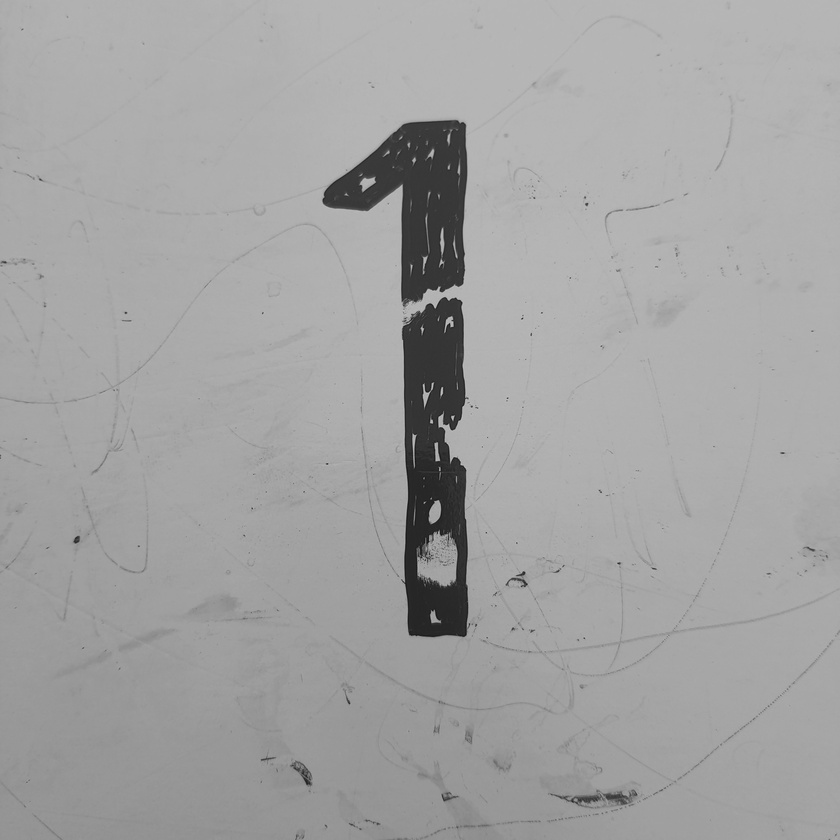
#> input picture Hasil Contrast.jpg, 840 x 840 px, shrunk from 3024 x 3024 before the run
$ python 'Noise Reduction.py'
#> lines starting #> are read from the running program, lines starting #| are printed output that depends on the picture
import cv2

def minimumBoxFilter(n, path_to_image):
  img = cv2.imread(path_to_image)

  # Creates the shape of the kernel
  size = (n, n)
  shape = cv2.MORPH_RECT
  kernel = cv2.getStructuringElement(shape, size)

  # Applies the minimum filter with kernel NxN
  imgResult = cv2.erode(img, kernel)

  # Shows the result
  cv2.namedWindow('Result with n ' + str(n), cv2.WINDOW_NORMAL) # Adjust the window length
  cv2.imshow('Result with n ' + str(n), imgResult)


def maximumBoxFilter(n, path_to_image):
  img = cv2.imread(path_to_image)

  # Creates the shape of the kernel
  size = (n,n)
  shape = cv2.MORPH_RECT
  kernel = cv2.getStructuringElement(shape, size)

  # Applies the maximum filter with kernel NxN
  imgResult = cv2.dilate(img, kernel)
  cv2.imwrite('Hasil Reduction Noise Max Filter.jpg', imgResult)

  # Shows the result
  cv2.namedWindow('Result with n ' + str(n), cv2.WINDOW_NORMAL) # Adjust the window length
  cv2.imshow('Result with n ' + str(n), imgResult)


if __name__ == "__main__":
  path_to_image = 'Hasil Contrast.jpg'

  print("Test the function minimumBoxFilter()")
  minimumBoxFilter(3, path_to_image)
#> in minimumBoxFilter, img is the input picture: shape (840, 840, 3); min 17, max 198, mean 162.6
  minimumBoxFilter(5, path_to_image)
#> call 2 of minimumBoxFilter, with n = 5, path_to_image = 'Hasil Contrast.jpg'
#> in minimumBoxFilter (call 2), `imgResult = cv2.erode(img, kernel)`:
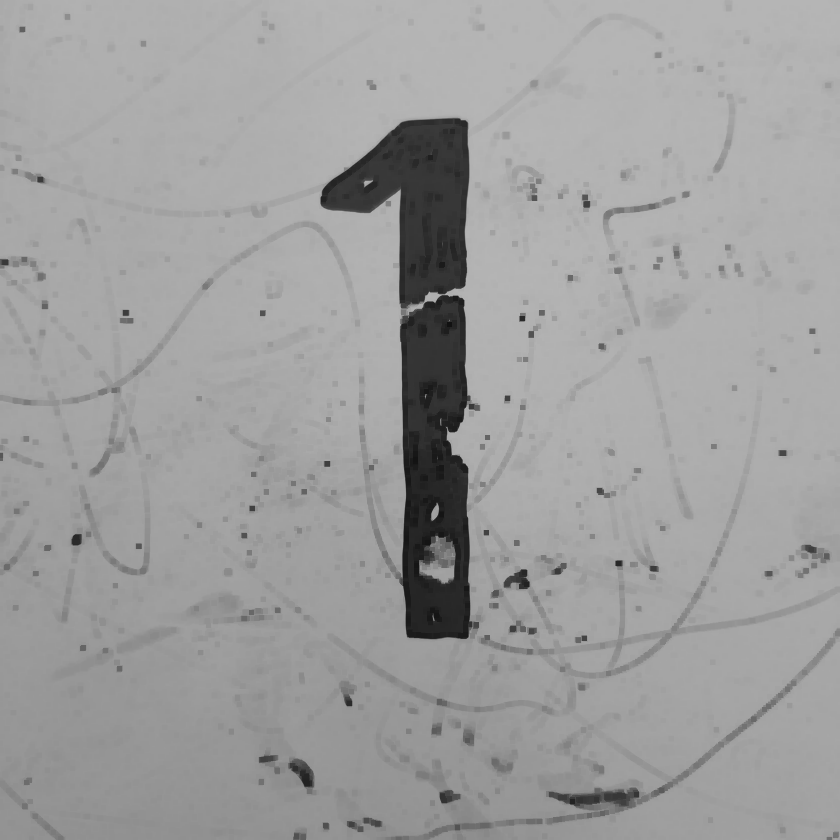
#> imgResult: shape (840, 840, 3); min 17, max 182, mean 158.3
  minimumBoxFilter(7, path_to_image)
  minimumBoxFilter(11, path_to_image)
#> call 4 of minimumBoxFilter, with n = 11, path_to_image = 'Hasil Contrast.jpg'
#> in minimumBoxFilter (call 4), `imgResult = cv2.erode(img, kernel)`:
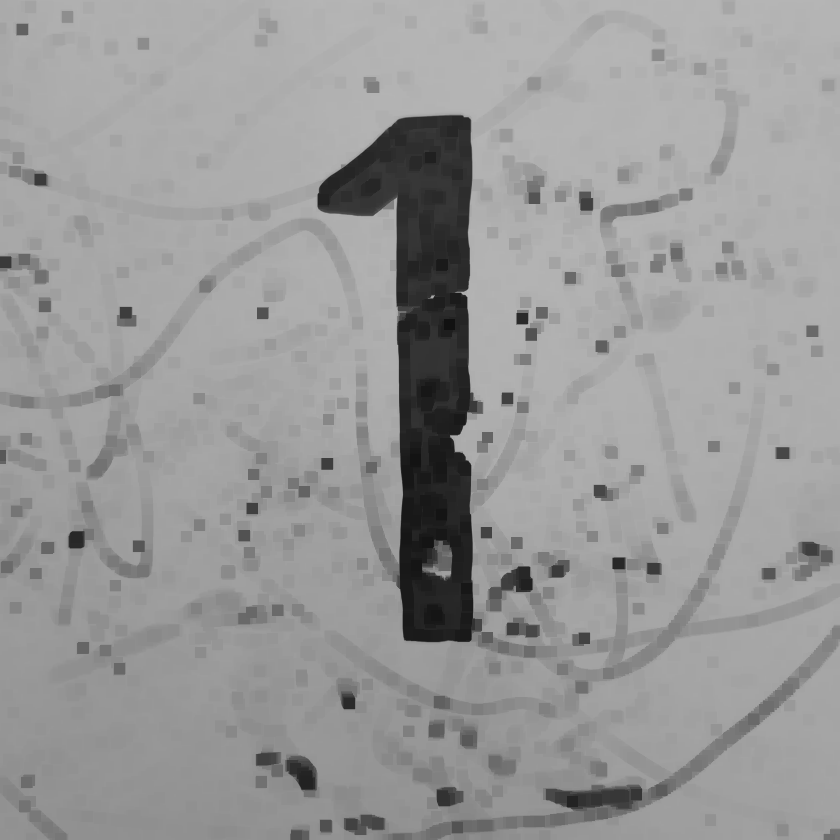
#> imgResult: shape (840, 840, 3); min 17, max 181, mean 153
  cv2.waitKey(0)
  cv2.destroyAllWindows()

  print("Test the function maximumBoxFilter()")
  maximumBoxFilter(3, path_to_image)
  maximumBoxFilter(5, path_to_image)
#> call 2 of maximumBoxFilter, with n = 5, path_to_image = 'Hasil Contrast.jpg'
#> in maximumBoxFilter (call 2), `imgResult = cv2.dilate(img, kernel)`:
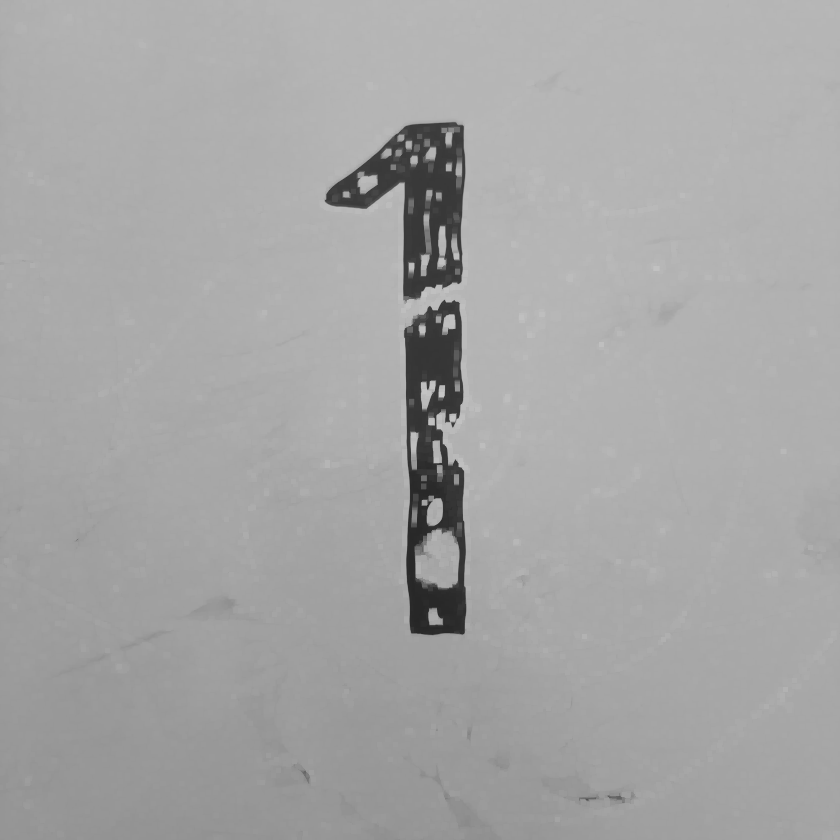
#> imgResult: shape (840, 840, 3); min 38, max 198, mean 166
  maximumBoxFilter(7, path_to_image)
  maximumBoxFilter(11, path_to_image)
#> call 4 of maximumBoxFilter, with n = 11, path_to_image = 'Hasil Contrast.jpg'
#> in maximumBoxFilter (call 4), `imgResult = cv2.dilate(img, kernel)`:
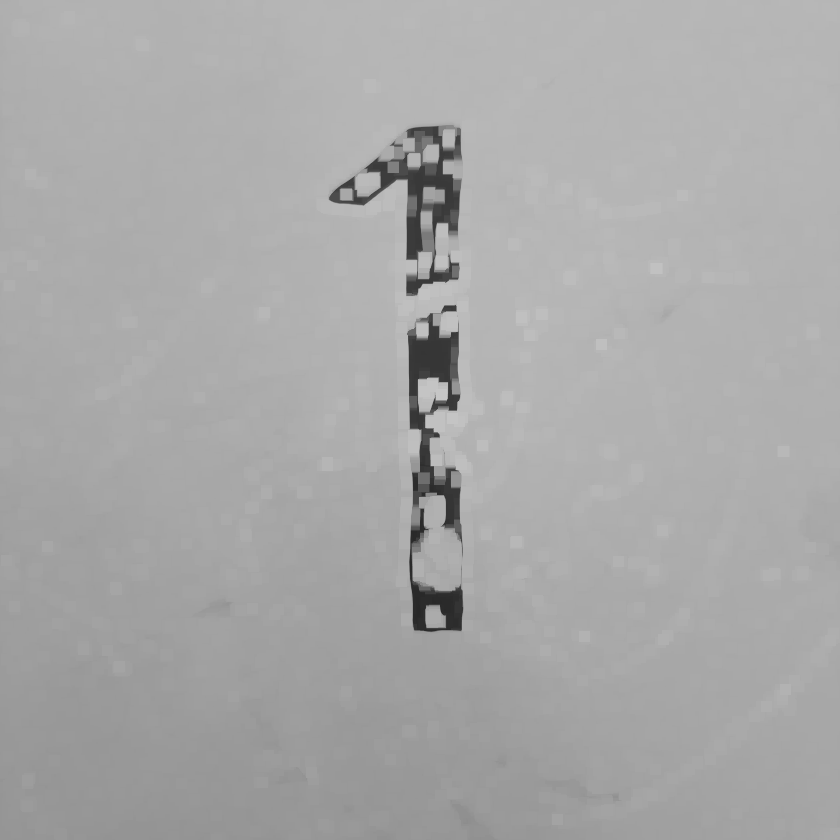
#> imgResult: shape (840, 840, 3); min 39, max 198, mean 168.9
  cv2.waitKey(0)
  cv2.destroyAllWindows()
